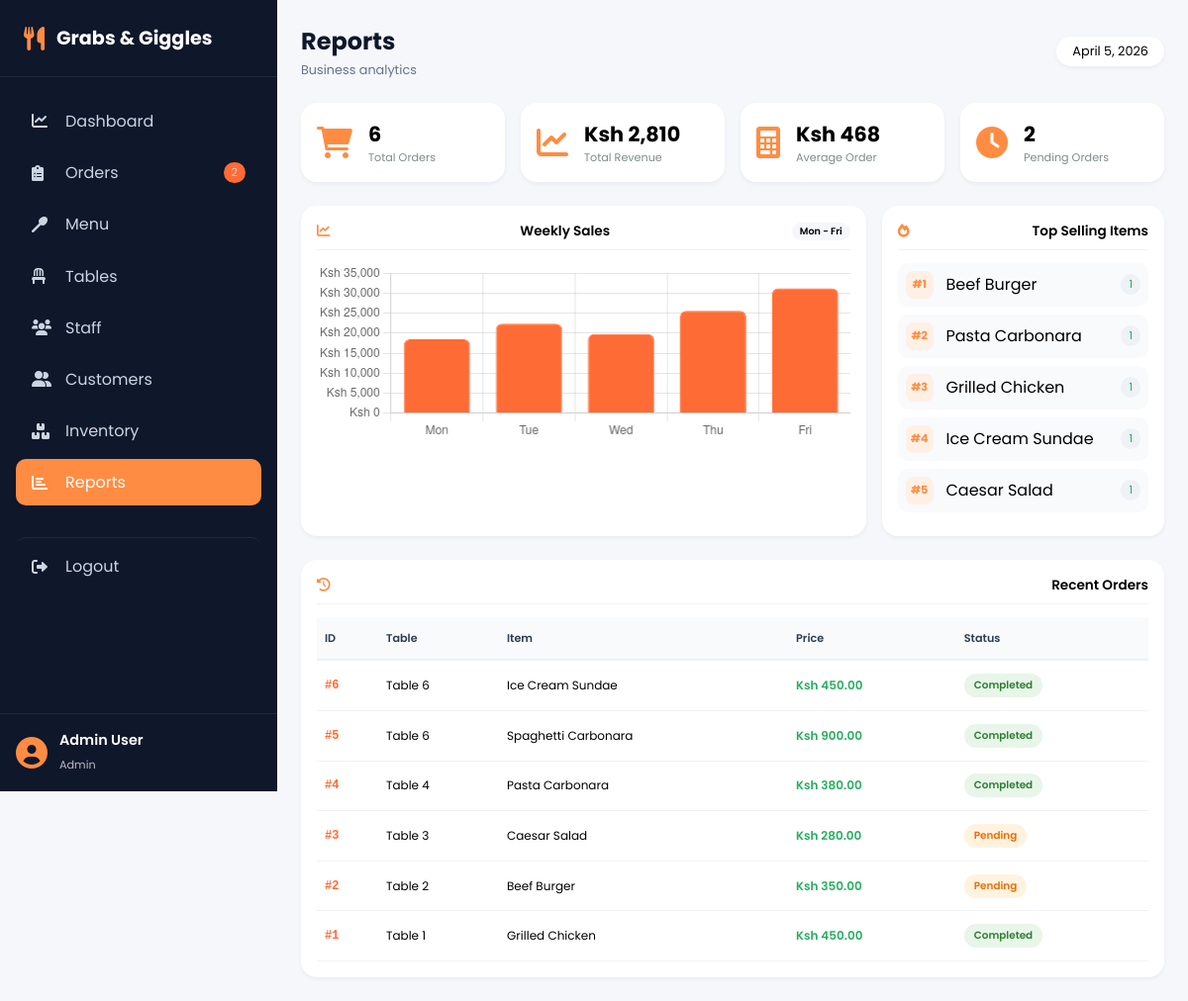
Before: /pages/reports.php (signed in) with the older database file.
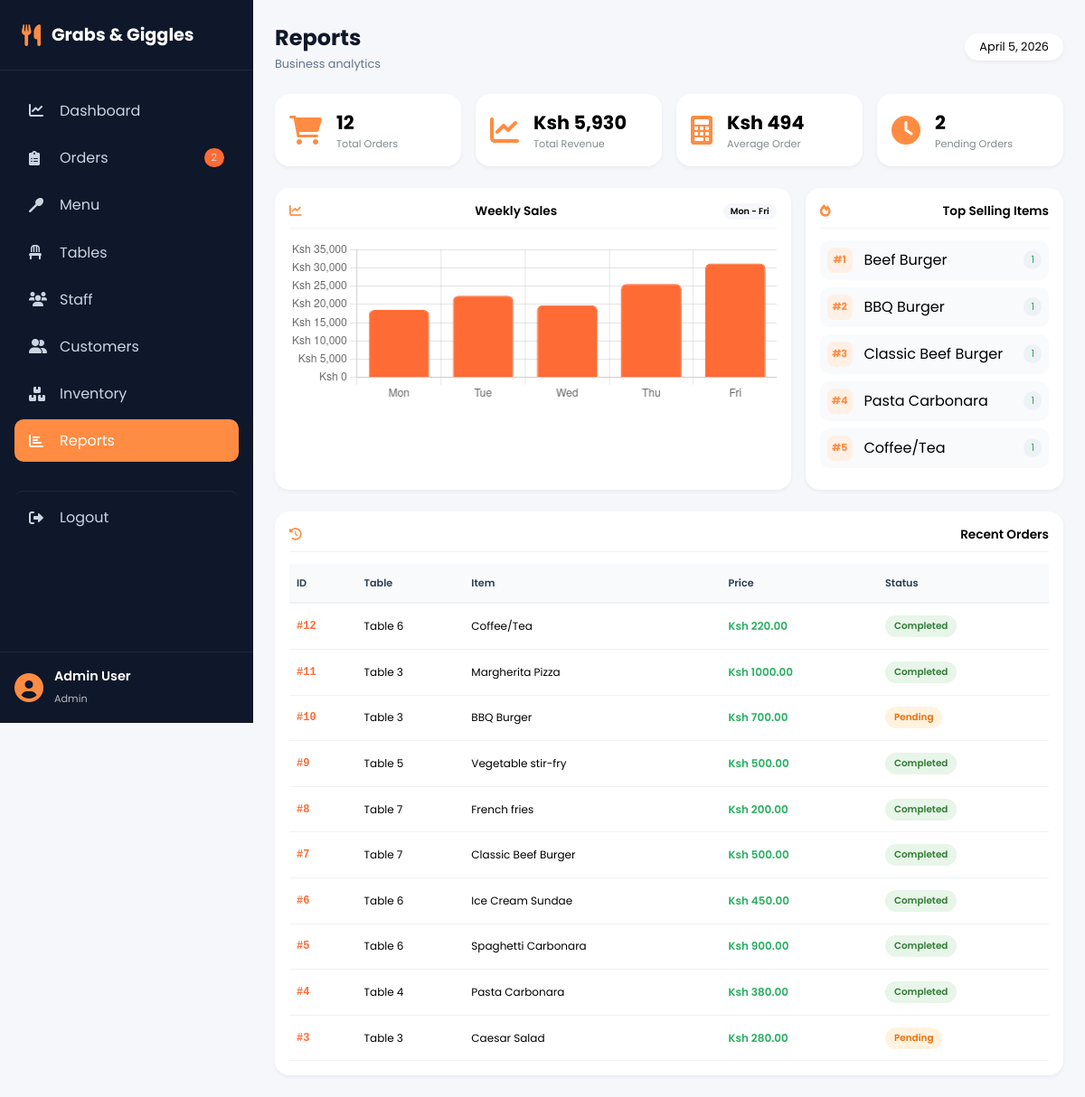
After: the same page with the newer database file.
### tables this page shows
CREATE TABLE `orders` (
  `id` int(11) NOT NULL,
  `table_number` int(11) NOT NULL,
  `item_name` varchar(100) NOT NULL,
  `price` decimal(10,2) NOT NULL,
  `status` varchar(20) DEFAULT 'pending',
  `created_at` timestamp NOT NULL DEFAULT current_timestamp(),
  `customer_id` int(11) DEFAULT NULL
);

### pages/reports.php (the view, shortened to what this page needs)
<?php
include("../db_connect.php");
$user_name = $_SESSION['name'];
$total_orders = $conn->query("SELECT COUNT(*) as c FROM orders")->fetch_assoc()['c'];
$total_revenue = $conn->query("SELECT SUM(price) as t FROM orders")->fetch_assoc()['t'] ?? 0;
$pending = $conn->query("SELECT COUNT(*) as c FROM orders WHERE status='pending'")->fetch_assoc()['c'];
$avg = $total_orders > 0 ? $total_revenue / $total_orders : 0;
$top = $conn->query("SELECT item_name, COUNT(*) as c FROM orders GROUP BY item_name ORDER BY c DESC LIMIT 5");
$recent = $conn->query("SELECT * FROM orders ORDER BY id DESC LIMIT 10");
?>
<!DOCTYPE html>
<html>
<head>
    <link rel="stylesheet" href="https://cdnjs.cloudflare.com/ajax/libs/font-awesome/6.0.0-beta3/css/all.min.css">
    <link rel="stylesheet" href="../css/dashboard.css">
    <link rel="stylesheet" href="../css/reports.css">
</head>
<body>
<div class="dashboard-container">
    <aside class="sidebar">
        <div class="sidebar-header"><div class="logo"><i class="fas fa-utensils"></i><span>Grabs & Giggles</span></div></div>
        <nav class="sidebar-nav">
            <a href="dashboard.php" class="nav-item"><i class="fas fa-chart-line"></i><span>Dashboard</span></a>
            <a href="orders.php" class="nav-item"><i class="fas fa-clipboard-list"></i><span>Orders</span><?php if($pending>0) echo "<span class='badge'>$pending</span>"; ?></a>
            <a href="menu.php" class="nav-item"><i class="fas fa-utensil-spoon"></i><span>Menu</span></a>
            <a href="tables.php" class="nav-item"><i class="fas fa-chair"></i><span>Tables</span></a>
            <a href="staff.php" class="nav-item"><i class="fas fa-users"></i><span>Staff</span></a>
            <a href="customers.php" class="nav-item"><i class="fas fa-user-friends"></i><span>Customers</span></a>
            <a href="inventory.php" class="nav-item"><i class="fas fa-boxes"></i><span>Inventory</span></a>
            <a href="reports.php" class="nav-item active"><i class="fas fa-chart-bar"></i><span>Reports</span></a>
            <a href="logout.php" class="nav-item logout"><i class="fas fa-sign-out-alt"></i><span>Logout</span></a>
        </nav>
        <div class="user-info"><i class="fas fa-user-circle"></i><div><p><?php echo $user_name; ?></p><small>Admin</small></div></div>
    </aside>
    <main class="main-content">
        <div class="top-bar"><div><h1>Reports</h1><p>Business analytics</p></div><div class="date"><?php echo date('F j, Y'); ?></div></div>
        <div class="stats-row">
            <div class="stat"><i class="fas fa-shopping-cart"></i><div><h3><?php echo $total_orders; ?></h3><p>Total Orders</p></div></div>
            <div class="stat"><i class="fas fa-chart-line"></i><div><h3>Ksh <?php echo number_format($total_revenue); ?></h3><p>Total Revenue</p></div></div>
            <div class="stat"><i class="fas fa-calculator"></i><div><h3>Ksh <?php echo number_format($avg); ?></h3><p>Average Order</p></div></div>
            <div class="stat"><i class="fas fa-clock"></i><div><h3><?php echo $pending; ?></h3><p>Pending Orders</p></div></div>
        </div>
        <div class="charts">
            <div class="chart-box">
                <div class="title"><i class="fas fa-chart-line"></i> Weekly Sales <span>Mon - Fri</span></div>
                <canvas id="weeklyChart" class="chart-canvas" height="180"></canvas>
            </div>
            <div class="top-box">
                <div class="title"><i class="fas fa-fire"></i> Top Selling Items</div>
                <?php $rank=1; while($item=$top->fetch_assoc()): ?>
                <div class="item"><span class="rank">#<?php echo $rank++; ?></span><span><?php echo $item['item_name']; ?></span><span class="count"><?php echo $item['c']; ?></span></div>
                <?php endwhile; ?>
            </div>
        </div>
        <div class="recent">
            <div class="title"><i class="fas fa-history"></i> Recent Orders</div>
            <div class="table-wrap">
                <table class="orders-table">
                    <thead><tr><th>ID</th><th>Table</th><th>Item</th><th>Price</th><th>Status</th></tr></thead>
                    <tbody><?php while($row=$recent->fetch_assoc()): ?><tr><td class="order-id">#<?php echo $row['id']; ?></td><td>Table <?php echo $row['table_number']; ?></td><td><?php echo $row['item_name']; ?></td><td class="price">Ksh <?php echo $row['price']; ?></td><td><span class="status <?php echo $row['status']; ?>"><?php echo ucfirst($row['status']); ?></span></td></tr><?php endwhile; ?></tbody>
                </table>
            </div>
        </div>
    </main>
</div>
</body>
</html>

Changed rows visible on the page:
no longer on this page (row edited): orders: id "2", table_number "2", item_name "Beef Burger", price "350.00", status "Pending"
no longer on this page (row unchanged): orders: id "1", table_number "1", item_name "Grilled Chicken", price "450.00", status "Completed"
added orders: id "12", table_number "6", item_name "Coffee/Tea", price "220.00", status "Completed"
added orders: id "11", table_number "3", item_name "Margherita Pizza", price "1000.00", status "Completed"
added orders: id "10", table_number "3", item_name "BBQ Burger", price "700.00", status "Pending"
added orders: id "9", table_number "5", item_name "Vegetable stir-fry", price "500.00", status "Completed"
added orders: id "8", table_number "7", item_name "French fries", price "200.00", status "Completed"
added orders: id "7", table_number "7", item_name "Classic Beef Burger", price "500.00", status "Completed"
Other visible differences:
$total_orders: "6" → "12"
$total_revenue: "2,810" → "5,930"
$avg: "468" → "494"
new list line: "# 2 BBQ Burger 1"
new list line: "# 3 Classic Beef Burger 1"
new list line: "# 5 Coffee/Tea 1"
list line gone: "# 3 Grilled Chicken 1"
list line gone: "# 4 Ice Cream Sundae 1"
list line gone: "# 5 Caesar Salad 1"
